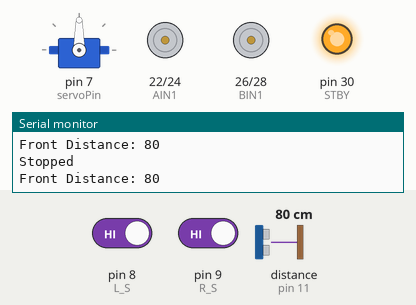
Bench run of a sketch on a simulated Arduino Mega 2560, built with avr-gcc and run on an emulated ATmega2560. On the bench: servo, motor-driver pin pairs drawn as motors (green arrow = first pin HIGH = forward, orange = second pin HIGH = backward, longer = more drive, scaled by the enable pin, stopped while the standby pin is LOW), output pins drawn as LEDs (lit = HIGH), the last lines printed to the serial monitor. Wiring (inferred from the names in the program): ultrasonic range finder: trigger pin 10; echo pin 11. Inputs (shaded band) come from the test bench; at power-on: pin 8 (L_S) HIGH, pin 9 (R_S) HIGH, distance to the obstacle (sensor on pin 11) 80 cm. The echo pulse lasts 58.3 µs per cm; pins used as bus, display or sensor lines are not drawn.

Above: at 2.2 s.
2.3 s: pin 8 (L_S) driven LOW
At 2.6 s:
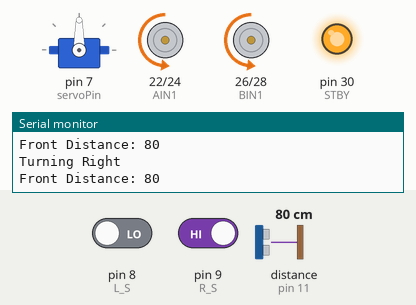
3.8 s: pin 9 (R_S) driven LOW
At 4.8 s:
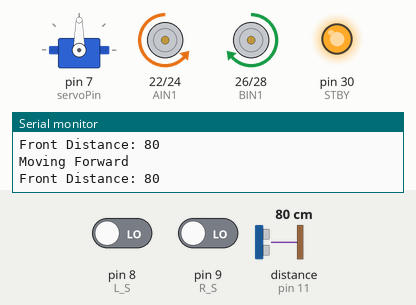
5.3 s: distance to the obstacle (sensor on pin 11) set to 18 cm
8.3 s: distance to the obstacle (sensor on pin 11) set to 14 cm
At 9.1 s:
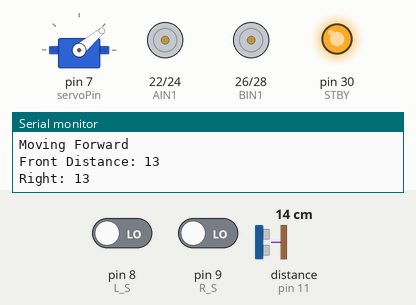
11.3 s: pin 8 (L_S) driven HIGH
At 13.4 s:
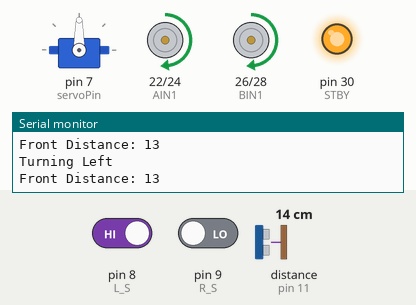
13.8 s: pin 9 (R_S) driven HIGH
At 14.2 s:
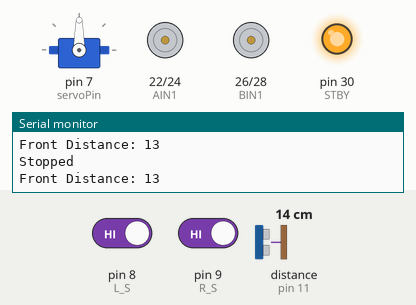
Timing chart, 0 to 16.8 s (numbered marks = the images above; inputs shaded):
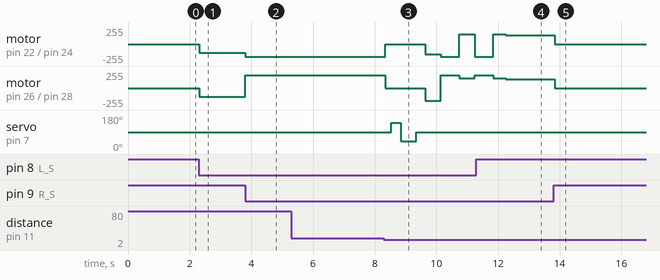

The sketch:

sketch_oct8a.ino
```cpp
#include <Servo.h>

// TB6612 connections (same as your setup)
#define AIN1 22
#define AIN2 24
#define PWMA 5
#define BIN1 26
#define BIN2 28
#define PWMB 6
#define STBY 30

#define L_S 8   // Left IR
#define R_S 9   // Right IR
#define trigger 10
#define echo 11
#define servoPin 7

Servo servoMotor;

// ---- Adjustable Parameters ----
int baseSpeed = 190;       // normal forward speed
int turnSpeed = 130;       // turning speed for lane correction
int rotateSpeed = 150;     // speed during obstacle avoidance turns
int avoidDistance = 15;    // distance (cm) to detect obstacle

int distance_L, distance_F, distance_R;

// -----------------------------
void setup() {
  Serial.begin(9600);

  pinMode(L_S, INPUT);
  pinMode(R_S, INPUT);
  pinMode(trigger, OUTPUT);
  pinMode(echo, INPUT);

  pinMode(AIN1, OUTPUT);
  pinMode(AIN2, OUTPUT);
  pinMode(BIN1, OUTPUT);
  pinMode(BIN2, OUTPUT);
  pinMode(PWMA, OUTPUT);
  pinMode(PWMB, OUTPUT);
  pinMode(STBY, OUTPUT);
  digitalWrite(STBY, HIGH);

  servoMotor.attach(servoPin);

  // Center scan initialization
  servoMotor.write(90);
  Serial.println("System Initialized...");
  delay(1000);
}

// -----------------------------
void loop() {
  distance_F = Ultrasonic_read();
  Serial.print("Front Distance: ");
  Serial.println(distance_F);

  // Line Following + Obstacle Avoidance
  if ((digitalRead(R_S) == 0) && (digitalRead(L_S) == 0)) {
    if (distance_F > avoidDistance) {
      forward(baseSpeed);
      Serial.println("Moving Forward");
    } else {
      Check_side();
    }
  } else if ((digitalRead(R_S) == 1) && (digitalRead(L_S) == 0)) {
    turnRight(turnSpeed);
    Serial.println("Turning Right");
  } else if ((digitalRead(R_S) == 0) && (digitalRead(L_S) == 1)) {
    turnLeft(turnSpeed);
    Serial.println("Turning Left");
  } else {
    Stop();
    Serial.println("Stopped");
  }

  delay(10);
}

// ---------- SENSOR FUNCTIONS ----------
long Ultrasonic_read() {
  digitalWrite(trigger, LOW);
  delayMicroseconds(2);
  digitalWrite(trigger, HIGH);
  delayMicroseconds(10);
  digitalWrite(trigger, LOW);
  long time = pulseIn(echo, HIGH, 30000);
  return time / 29 / 2;
}

void Check_side() {
  Stop();
  delay(200);

  // Scan Right
  servoMotor.write(140);
  delay(300);
  distance_R = Ultrasonic_read();
  Serial.print("Right: "); Serial.println(distance_R);

  // Scan Left
  servoMotor.write(40);
  delay(500);
  distance_L = Ultrasonic_read();
  Serial.print("Left: "); Serial.println(distance_L);

  // Center back
  servoMotor.write(90);
  delay(300);

  compareDistance();
}

void compareDistance() {
  if (distance_L > distance_R) {
    Serial.println("Avoiding Left");
    turnLeft(rotateSpeed);
    delay(500);
    forward(baseSpeed);
    delay(600);
    turnRight(rotateSpeed);
    delay(500);
    forward(baseSpeed);
    delay(600);
    turnRight(rotateSpeed);
    delay(400);
  } else {
    Serial.println("Avoiding Right");
    turnRight(rotateSpeed);
    delay(500);
    forward(baseSpeed);
    delay(600);
    turnLeft(rotateSpeed);
    delay(500);
    forward(baseSpeed);
    delay(600);
    turnLeft(rotateSpeed);
    delay(400);
  }
}

// ---------- MOVEMENT FUNCTIONS ----------

void forward(int speed) {
  digitalWrite(AIN1, LOW);
  digitalWrite(AIN2, HIGH);   // Left forward
  digitalWrite(BIN1, HIGH);
  digitalWrite(BIN2, LOW);    // Right forward
  analogWrite(PWMA, speed);
  analogWrite(PWMB, speed);
}

void backword(int speed) {
  digitalWrite(AIN1, HIGH);
  digitalWrite(AIN2, LOW);
  digitalWrite(BIN1, LOW);
  digitalWrite(BIN2, HIGH);
  analogWrite(PWMA, speed);
  analogWrite(PWMB, speed);
}

void turnRight(int speed) {
  digitalWrite(AIN1, LOW);
  digitalWrite(AIN2, HIGH);   // Left forward
  digitalWrite(BIN1, LOW);
  digitalWrite(BIN2, HIGH);   // Right backward
  analogWrite(PWMA, speed);
  analogWrite(PWMB, speed);
}

void turnLeft(int speed) {
  digitalWrite(AIN1, HIGH);
  digitalWrite(AIN2, LOW);    // Left backward
  digitalWrite(BIN1, HIGH);
  digitalWrite(BIN2, LOW);    // Right forward
  analogWrite(PWMA, speed);
  analogWrite(PWMB, speed);
}

void Stop() {
  digitalWrite(AIN1, LOW);
  digitalWrite(AIN2, LOW);
  digitalWrite(BIN1, LOW);
  digitalWrite(BIN2, LOW);
  analogWrite(PWMA, 0);
  analogWrite(PWMB, 0);
}
```

Measured:
- the behaviour switches between 17 and 16 cm on distance to the obstacle (sensor on pin 11) (found by bisection; images 2 and 3)
- after the input at 2.3 s, motor on pin 22 (AIN1) / pin 24 (AIN2), motor on pin 26 (BIN1) / pin 28 (BIN2): stopped → backward 130/255 at once
- after the input at 3.8 s, motor on pin 22 (AIN1) / pin 24 (AIN2): backward 130/255 → backward 190/255 at once; motor on pin 26 (BIN1) / pin 28 (BIN2): backward 130/255 → forward 190/255 at once
- after the input at 11.3 s, servo on pin 7 (servoPin): stays 90° (without the input it goes to 140° after 1.2 s)
- after the input at 13.8 s, motor on pin 22 (AIN1) / pin 24 (AIN2), motor on pin 26 (BIN1) / pin 28 (BIN2): forward 130/255 → stopped at once
